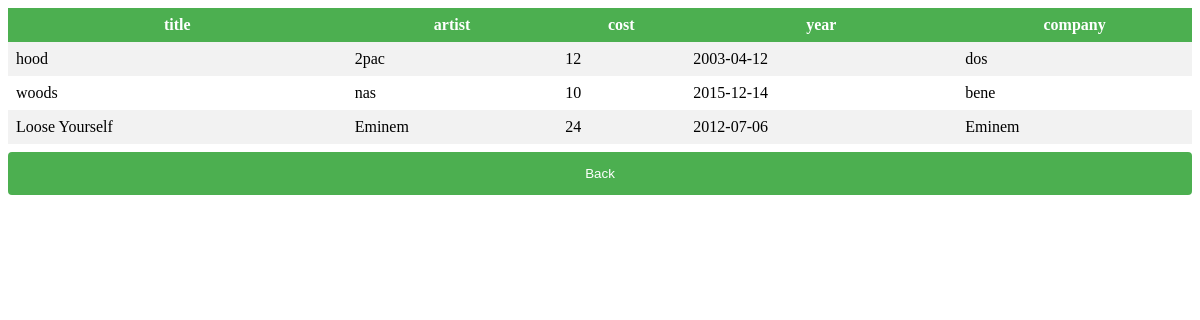
/hiphop.php, run on the app's committed database.
### tables this page shows
CREATE TABLE `hiphop` (
  `title` text NOT NULL,
  `artist` text NOT NULL,
  `year` date NOT NULL,
  `company` text NOT NULL,
  `cost` int(11) NOT NULL,
  `category` text NOT NULL
);

### hiphop.php (the view, shortened to what this page needs)
<html>
      <head>
            </head>
<body>
<?php
 $con = mysqli_connect("localhost", "root", "", "cd");
 $sql = "SELECT title,artist,year,company,cost FROM hiphop";
$result = mysqli_query($con, $sql);
?>
 <table cellpadding="2" cellspacing="2" border="0">
        <tr>
            <th>title</th>
            <th>artist</th>
            <th>cost</th>
            <th>year</th>
            <th>company</th>
       </tr>
        <?php
   if (mysqli_num_rows($result) > 0) {
    while($row = mysqli_fetch_assoc($result)) {
  ?>
     <tr>
            <td><?php echo $row["title"]; ?></td>
            <td><?php echo $row["artist"]; ?></td>
            <td><?php echo $row["cost"]; ?></td>
            <td><?php echo $row["year"]; ?></td>
             <td><?php echo $row["company"]; ?></td>
            </tr>
        <?php     }    }
  ?>
  </table>
 <form action="admin1.php" method="POST">
 <input value="Back" type="submit">
 </form>
 </body>
 </html>

### hiphop.php (style rules this page uses)
input[type=submit] { width:100%; background-color:4CAF50; color:white; padding:14px 20px; margin:8px 0px; border:none; border-radius:4px; cursor:pointer; }
table { border-collapse:collapse; width:100% }
th,td { textalign:left; padding:8px; }
tr:nth-child(even) { background-color:#f2f2f2 }
th { background-color:#4CAF50; color:white; }

### data on the page
hiphop: title "hood", artist "2pac", cost "12", year "2003-04-12", company "dos"
hiphop: title "woods", artist "nas", cost "10", year "2015-12-14", company "bene"
hiphop: title "Loose Yourself", artist "Eminem", cost "24", year "2012-07-06", company "Eminem"
